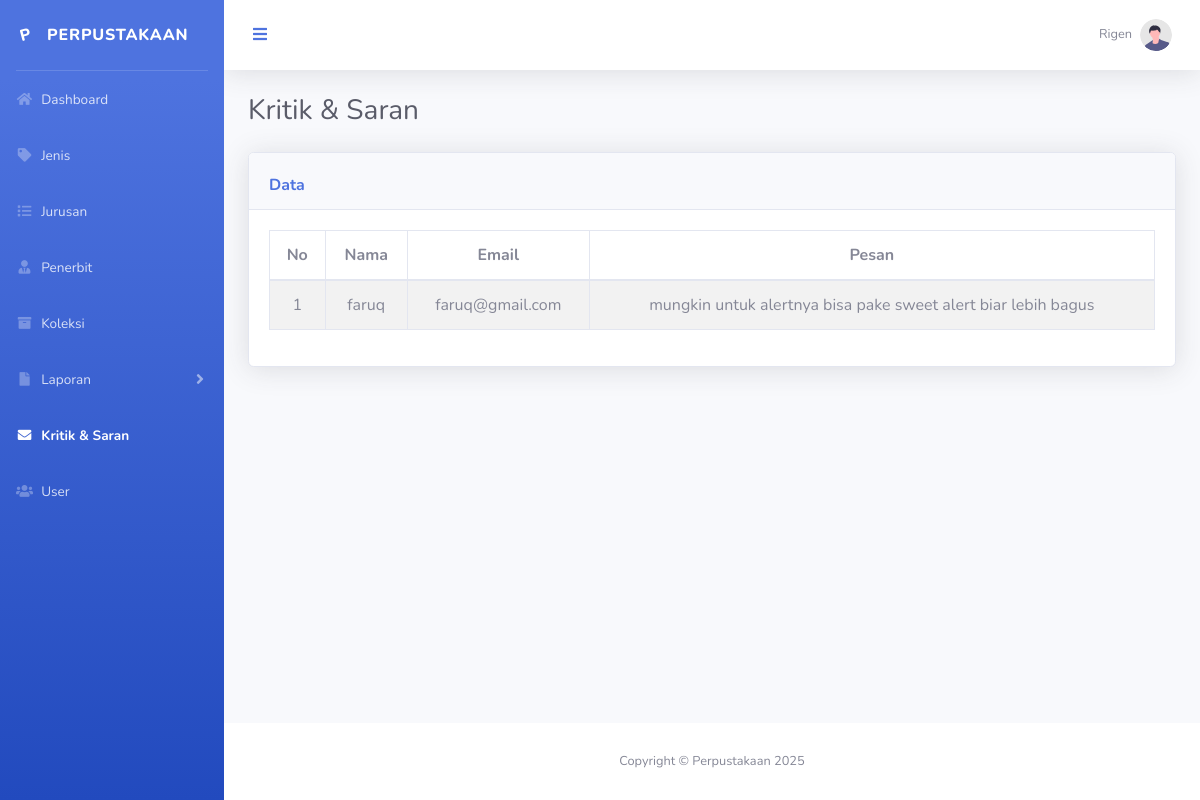
/admin/kritik_saran.php (signed in), run on the app's committed database.
### tables this page shows
CREATE TABLE IF NOT EXISTS `kritik_saran` (
  `id` char(36) NOT NULL,
  `nama` varchar(255) NOT NULL,
  `email` varchar(255) NOT NULL,
  `pesan` text NOT NULL,
  PRIMARY KEY (`id`)
);

### admin/kritik_saran.php (the view)
<?php
require 'layouts/header.php';
$nomor = 1;
$data  = mysqli_query($conn, "SELECT * FROM kritik_saran");
?>
   <div class="container-fluid">
      <h1 class="h3 mb-2 text-gray-800">Kritik & Saran</h1>
      <div class="card shadow mb-4 mt-4">
         <div class="card-header">
            <div class="mt-2 font-weight-bold text-primary">
               Data
            </div>
         </div>
         <div class="card-body">
            <div class="table-responsive">
               <table id="datatable" class="table table-bordered table-hover table-striped" width="100%">
                  <thead>
                     <tr class="text-center">
                        <th>No</th>
                        <th>Nama</th>
                        <th>Email</th>
                        <th>Pesan</th>
                     </tr>
                  </thead>
                  <tbody>
                     <?php while($row = mysqli_fetch_assoc($data)) { ?>
                        <tr class="text-center">
                           <td class="align-middle"><?= $nomor; ?></td>
                           <td class="align-middle"><?= $row['nama']; ?></td>
                           <td class="align-middle"><?= $row['email']; ?></td>
                           <td class="align-middle"><?= $row['pesan']; ?></td>
                        </tr>
                     <?php $nomor++; } ?>
                  </tbody>
               </table>
            </div>
         </div>
      </div>
   </div>
</div>
<?php require 'layouts/footer.php'; ?>

### data on the page
kritik_saran: nama "faruq", email "faruq@gmail.com", pesan "mungkin untuk alertnya bisa pake sweet alert biar lebih bagus"

### other printed values
$_SESSION['bo_nama'] "Rigen"
